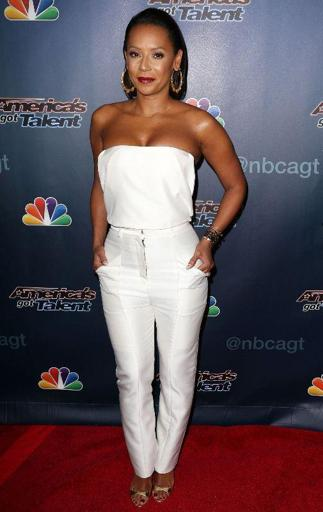
#> input picture img/img/img_00000188.jpg, 323 x 512 px
$ jupyter execute --allow-errors old_main.ipynb   (shell and % lines are left out)
#> lines starting #> are read from the running program, lines starting #| are printed output that depends on the picture; after the words box and inside, x2 and y2 are one past the last pixel; in counts of white or black regions, pixels touching at a corner belong together
[cell 1]
import numpy as np
import os
import six.moves.urllib as urllib
import sys
import tarfile
import tensorflow as tf
import zipfile

from distutils.version import StrictVersion
from collections import defaultdict
from io import StringIO
from matplotlib import pyplot as plt
from PIL import Image

# This is needed since the notebook is stored in the object_detection folder.
sys.path.append("..")
from object_detection.utils import ops as utils_ops

from object_detection.utils import label_map_util

from object_detection.utils import visualization_utils as vis_util

from tensorflow.keras.preprocessing import image
from tensorflow.keras.applications.vgg16 import VGG16, preprocess_input
from tensorflow.keras.models import Model
from pathlib import Path
from PIL import Image

# This is needed to display the images.

[cell 2]
PATH_TO_TEST_IMAGES_DIR = 'test_img'
PATH_TO_IMAGES_DIR = 'img/img'
PATH_TO_CUTED_IMAGES = 'cut_img'
FEATURES_DIR = 'features'
IMAGE_PATHS = list(map(lambda x: PATH_TO_IMAGES_DIR + '/' + x, os.listdir(PATH_TO_IMAGES_DIR)))
backup_last_index_file_name = 'backup.txt'
backup_last_index_path = PATH_TO_CUTED_IMAGES + '/' + backup_last_index_file_name
last_index = 0
print(IMAGE_PATHS[0])
print(len(IMAGE_PATHS))

[cell 3]
# What model to download.
MODEL_NAME = 'clothes_detection'


# Path to frozen detection graph. This is the actual model that is used for the object detection.
PATH_TO_FROZEN_GRAPH = MODEL_NAME + '/frozen_inference_graph.pb'

# List of the strings that is used to add correct label for each box.
PATH_TO_LABELS = 'labelmap.pbtxt'

[cell 4]
import tensorflow.compat.v1 as tf
tf.disable_v2_behavior()
#> (this line was passed over: tensorflow is not available in this run)

#> (the rest of this cell did not finish here and is left out)

#> (a cell that did not finish here is left out)

[cell 6]
def load_image_into_numpy_array(image):
  im_width, im_height = image.size
  return np.array(image.getdata()).reshape((im_height, im_width, 3)).astype(np.uint8)

[cell 7]
# For the sake of simplicity we will use only 2 images:
# image1.jpg
# image2.jpg
# If you want to test the code with your images, just add path to the images to the TEST_IMAGE_PATHS.
PATH_TO_TEST_IMAGES_DIR = 'test_img'
# TEST_IMAGE_PATHS = [ os.path.join(PATH_TO_TEST_IMAGES_DIR, 'image{}.jpg'.format(i)) for i in range(3, 6) ]
#> (the rest of this cell did not finish here and is left out)

[cell 8]
# [45 lines left out: function run_inference_for_single_image, not called in this run]

[cell 9]
# [6 lines left out: function box2cords, not called in this run]

[cell 10]
for image_path in IMAGE_PATHS[2:]:
    print(image_path)
    image = Image.open(image_path)
    # the array based representation of the image will be used later in order to prepare the
    # result image with boxes and labels on it.
    image_np = load_image_into_numpy_array(image)
    # Expand dimensions since the model expects images to have shape: [1, None, None, 3]
    image_np_expanded = np.expand_dims(image_np, axis=0)
    # Actual detection.
    output_dict = run_inference_for_single_image(image_np, detection_graph)
    # Visualization of the results of a detection.
    vis_util.visualize_boxes_and_labels_on_image_array(
      image_np,
      output_dict['detection_boxes'],
      output_dict['detection_classes'],
      output_dict['detection_scores'],
      category_index,
      instance_masks=output_dict.get('detection_masks'),
      use_normalized_coordinates=True,
      line_thickness=8)
    plt.figure(figsize=IMAGE_SIZE)
    plt.imshow(image_np)
    break

[cell 11]
import sys

import cv2
import numpy as np


def quantify_colors(img, k=32, attempts=5):
    """
    :param img: An array of N-Dimensional points with int coordinates is needed.
    :param k: int
    :param attempts: int
    """
    float_pixels = np.float32(img)
    float_pixels = float_pixels.reshape((float_pixels.shape[0] * float_pixels.shape[1], 3))
    criteria = (cv2.TERM_CRITERIA_EPS + cv2.TERM_CRITERIA_MAX_ITER, 10, 1.0)
    ret, label, center = cv2.kmeans(float_pixels, k, None, criteria, attempts, cv2.KMEANS_RANDOM_CENTERS)
    # Now convert back into uint8, and make original image
    center = np.uint8(center)
    ret = center[label.flatten()]
    ret = ret.reshape(img.shape)
    return ret


# https://www.pyimagesearch.com/2014/05/26/opencv-python-k-means-color-clustering/
# [68 lines left out: functions plot_colors, distance_sq, distance, print_progress, not called in this run]


def new_image_size(orig_width, orig_height, smallest_side_size):
    new_w = orig_width
    new_h = orig_height
    if smallest_side_size <= 0:
        return new_w, new_h

    if orig_width > orig_height:
        new_h = smallest_side_size
        new_w = round(orig_width * new_h / orig_height)
    else:
        new_w = smallest_side_size
        new_h = round(orig_height * new_w / orig_width)

    return new_w, new_h

[cell 12]
import numpy as np
import cv2
from matplotlib import pyplot as plt
def rembg(path):
    smallestSideSize = 500
    # real would be thicker because of masking process
    mainRectSize = .04
    fgSize = .15

    img = cv2.imread(path)
    img = cv2.cvtColor(img, cv2.COLOR_BGR2RGB)

    height, width = img.shape[:2]
    new_w, new_h = new_image_size(width, height, smallestSideSize)

    # resize image to lower resources usage
    # if you need masked image in original size, do not resize it
    img_small = cv2.resize(img, (new_w, new_h), interpolation=cv2.INTER_AREA)

    # quantify colors
    img_small = quantify_colors(img_small, 32, 10)

    # create mask tpl
    mask = np.zeros(img_small.shape[:2], np.uint8)

    # create BG rect
    bg_w = round(new_w * mainRectSize)
    bg_h = round(new_h * mainRectSize)
    bg_rect = (bg_w, bg_h, new_w - bg_w, new_h - bg_h)

    # create FG rect
    fg_w = round(new_w * (1 - fgSize) / 2)
    fg_h = round(new_h * (1 - fgSize) / 2)
    fg_rect = (fg_w, fg_h, new_w - fg_w, new_h - fg_h)

    # color: 0 - bg, 1 - fg, 2 - probable bg, 3 - probable fg
    cv2.rectangle(mask, fg_rect[:2], fg_rect[2:4], color=cv2.GC_FGD, thickness=-1)

    mask_preset = mask.copy()

    bgdModel1 = np.zeros((1, 65), np.float64)
    fgdModel1 = np.zeros((1, 65), np.float64)

    cv2.grabCut(img_small, mask, bg_rect, bgdModel1, fgdModel1, 3, cv2.GC_INIT_WITH_RECT)
    mask_rect = mask.copy()

    cv2.rectangle(mask, bg_rect[:2], bg_rect[2:4], color=cv2.GC_PR_BGD, thickness=bg_w * 3)
    cv2.grabCut(img_small, mask, bg_rect, bgdModel1, fgdModel1, 10, cv2.GC_INIT_WITH_MASK)
    mask_mask = mask.copy()

    # mask to remove background
    mask_result = np.where((mask == 1) + (mask == 3), 255, 0).astype('uint8')

    # if we are removing too much, assume there is no background
    unique, counts = np.unique(mask_result, return_counts=True)
    mask_dict = dict(zip(unique, counts))

    if mask_dict[0] > mask_dict[255] * 1.6:
        mask_result = np.where((mask == 0) + (mask != 1) + (mask != 3), 255, 0).astype('uint8')

    # apply mask to image
    masked = cv2.bitwise_and(img_small, img_small, mask=mask_result)
    masked[mask_result < 2] = [255, 255, 255]  # change black bg to blue

    # draw rect on original image
    cv2.rectangle(img_small, bg_rect[:2], bg_rect[2:4], (255, 0, 0), 2)
    cv2.rectangle(img_small, fg_rect[:2], fg_rect[2:4], (0, 255, 0), 2, cv2.FILLED)

    plt.subplot(2, 3, 1), plt.imshow(img_small), plt.title("Orig img with preset")
    plt.subplot(2, 3, 2), plt.imshow(mask_result), plt.title("Final Mask")
    plt.subplot(2, 3, 3), plt.imshow(masked), plt.title("Result")
    plt.subplot(2, 3, 4), plt.imshow(mask_preset), plt.title("Mask preset FG")
    plt.subplot(2, 3, 5), plt.imshow(mask_rect), plt.title("GC_INIT_WITH_RECT")
    plt.subplot(2, 3, 6), plt.imshow(mask_mask), plt.title("GC_INIT_WITH_MASK")

#     plt.show()

    return masked

[cell 13]
# %matplotlib inline
# image_path = r"D:\Documents\Programming\ML\IT-Planet_OCR\Part3\test_img\img_00000001.jpg"
# image = load_image_into_numpy_array(Image.open(image_path))
# # the array based representation of the image will be used later in order to prepare the
# # result image with boxes and labels on it.
# image_np = rembg(image_path)

# cv2.resize(image, (image_np.shape[0], image_np.shape[1]), interpolation = cv2.INTER_AREA)

# # Expand dimensions since the model expects images to have shape: [1, None, None, 3]
# image_np_expanded = np.expand_dims(image_np, axis=0)
# # Actual detection.
# output_dict = run_inference_for_single_image(image_np, detection_graph)
# # Visualization of the results of a detection.
# vis_util.visualize_boxes_and_labels_on_image_array(
#   image,
#   output_dict['detection_boxes'],
#   output_dict['detection_classes'],
#   output_dict['detection_scores'],
#   category_index,
#   instance_masks=output_dict.get('detection_masks'),
#   use_normalized_coordinates=True,
#   line_thickness=8)
# plt.figure(figsize=IMAGE_SIZE)
# plt.imshow(image)
# print(output_dict['detection_boxes'])

#> (a cell that did not finish here is left out)

[cell 15]
img_path = 'img/img/img_00000188.jpg'
image = load_image_into_numpy_array(Image.open(img_path))
#> in load_image_into_numpy_array, `im_width, im_height = image.size`: im_width = 323; im_height = 512
#> in load_image_into_numpy_array, returned value is the input picture: shape (512, 323, 3); mean B, G, R 100.8, 84.8, 91.9
image = cv2.cvtColor(image, cv2.COLOR_BGR2RGB)
image_rembg = rembg(img_path)
#> in quantify_colors, `ret, label, center = cv2.kmeans(float_pixels, k, None, criteria, attem..`: ret = 60398043.1; center = 32 rows, first 8: [142, 126.9, 126.7], [111.9, 122.2, 146.3], [45.24, 56.76, 73.49], [81.51, 44.84, 33.43], [102, 109.5, 125.9], [91.95, 3.43, 7.71], [16.52, 22.13, 35.5], [218.6, 215.6, 212.5]
#> in quantify_colors, `center = np.uint8(center)`: center = 32 rows, first 8: [142, 126, 126], [111, 122, 146], [45, 56, 73], [81, 44, 33], [102, 109, 125], [91, 3, 7], [16, 22, 35], [218, 215, 212]
#> in quantify_colors, `ret = ret.reshape(img.shape)`:
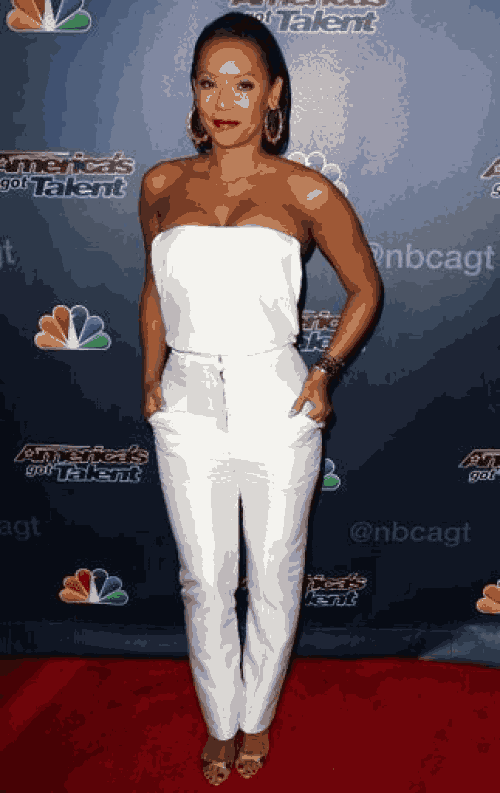
#> ret: shape (793, 500, 3); mean R, G, B 100.3, 84.3, 91.4
#> in rembg, `cv2.rectangle(mask, fg_rect[:2], fg_rect[2:4], color=cv2.GC_FGD, thick..`:
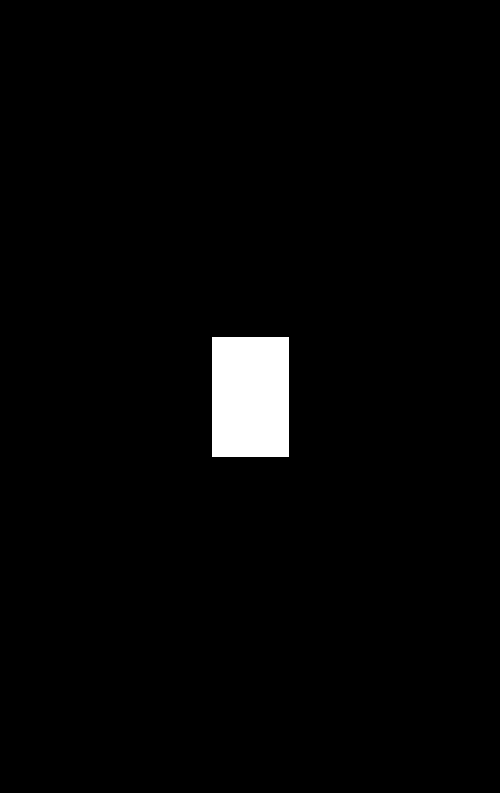
#> mask: shape (793, 500); values 0 (black) and 1 (white), 2.3% white; 1 white region, box (x1, y1, x2, y2) and area: (212, 337, 289, 457) 9240
#> in rembg, `cv2.rectangle(mask, bg_rect[:2], bg_rect[2:4], color=cv2.GC_PR_BGD, th..`:
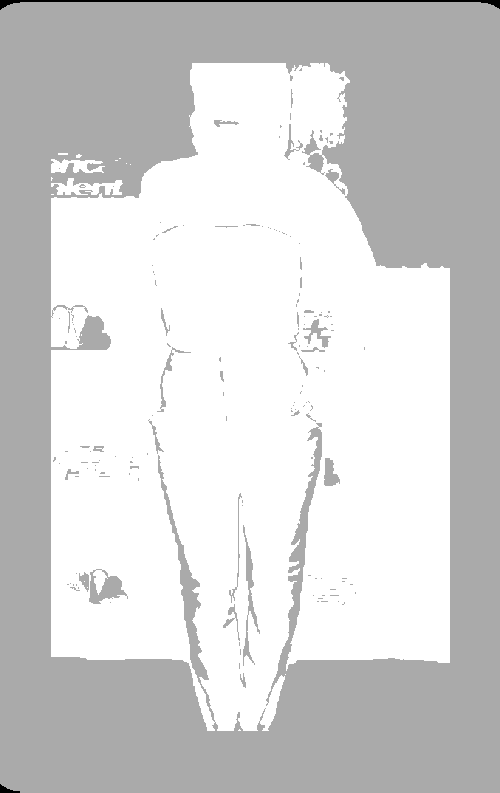
#> mask: shape (793, 500); min 0, max 3, mean 2.49; drawn with min black and max white
#> in rembg, `unique, counts = np.unique(mask_result, return_counts=True)`:
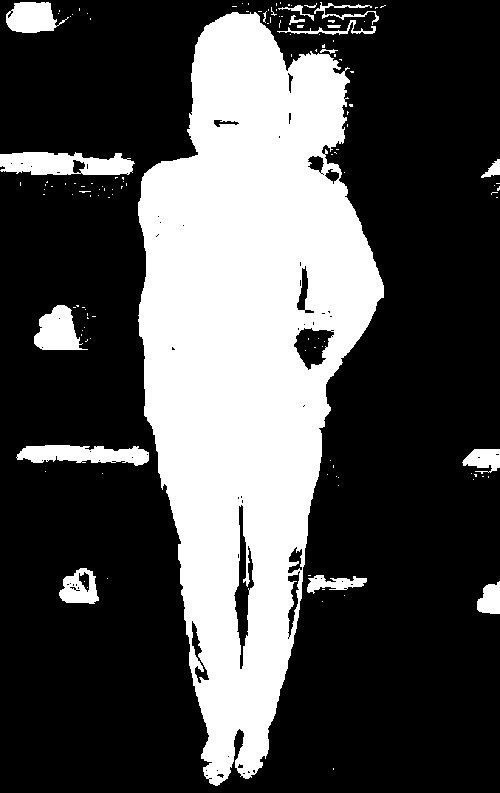
#> mask_result: shape (793, 500); 30.7% white; 132 white regions (114 under 20 px), largest, box (x1, y1, x2, y2) and area: (138, 12, 384, 786) 110233, (0, 152, 135, 175) 2410, (16, 445, 149, 466) 1902
#> in rembg, `cv2.rectangle(img_small, fg_rect[:2], fg_rect[2:4], (0, 255, 0), 2, cv..`:
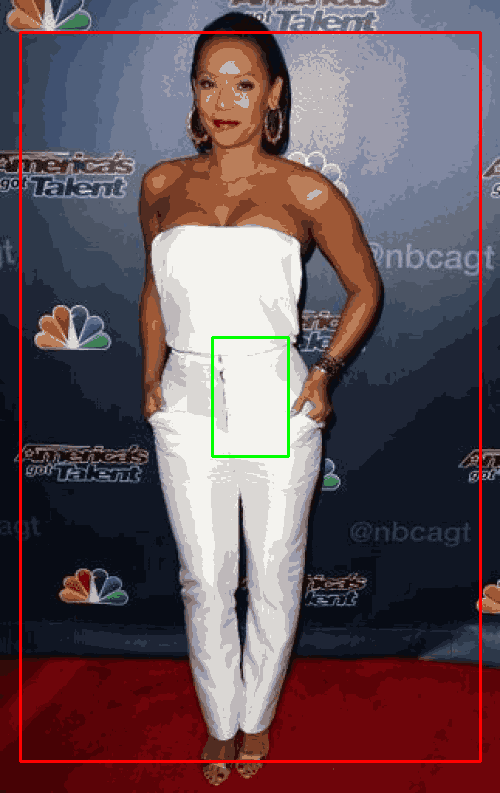
#> img_small: shape (793, 500, 3); mean R, G, B 102.8, 83.4, 89.5
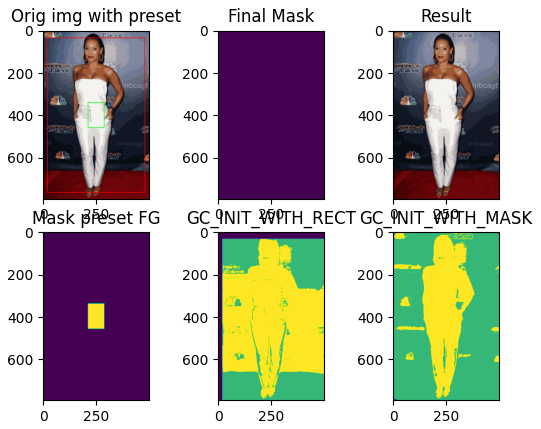
#> figure drawn by matplotlib, 6 panels

# Визуальный поиск

[cell 16]
# Import the libraries
class FeatureExtractor:
    def __init__(self):
        # Use VGG-16 as the architecture and ImageNet for the weight
        base_model = VGG16(weights='imagenet')
        # Customize the model to return features from fully-connected layer
        self.model = Model(inputs=base_model.input, outputs=base_model.get_layer('fc1').output)
    # [12 lines left out: function extract, not called in this run]
# Iterate through images (Change the path based on your image location)

[cell 17]
# [4 lines of commented-out code are left out]
cut_dirs_classes = os.listdir(PATH_TO_CUTED_IMAGES)
#> (the rest of this cell did not finish here and is left out)

[cell 18]
# [11 lines of commented-out code are left out]

[cell 19]
# Import the libraries
import matplotlib.pyplot as plt
import numpy as np
# Insert the image query
features = []
# img_paths = TEST_IMAGE_PATHS

#> (the rest of this cell did not finish here and is left out)

[cell 20]
# [20 lines of commented-out code are left out]

[cell 21]
# [12 lines left out: function get_cut_img_paths, not called in this run]

[cell 22]
def find_class_and_cut_img(img_path):
    image = load_image_into_numpy_array(Image.open(image_path))
    image = cv2.cvtColor(image, cv2.COLOR_BGR2RGB)
    image_rembg = rembg(img_path)
    cv2.resize(image, (image_rembg.shape[0], image_rembg.shape[1]), interpolation = cv2.INTER_AREA)
    image_rembg_expanded = np.expand_dims(image_rembg, axis=0)
    output_dict = run_inference_for_single_image(image_rembg, detection_graph)
    index_of_max_score = np.where(output_dict['detection_scores'] == max(output_dict['detection_scores']))
    class_path = category_index[output_dict['detection_classes'][index_of_max_score][0]]['name']

    box_with_max_score = output_dict['detection_boxes'][index_of_max_score][0]
#     print('box_with_max_score', box_with_max_score)
    ymin, xmin, ymax, xmax = box2cords(box_with_max_score, image.shape[1], image.shape[0])
    image_cutted = image[ymin:ymax, xmin:xmax]

    return class_path, image_cutted

[cell 23]
# [22 lines left out: function find_similar_img, not called in this run]

#> (a cell that did not finish here is left out)

[cell 25]
image_path = r"img/img/img_00000018.jpg"
img = Image.open(image_path)
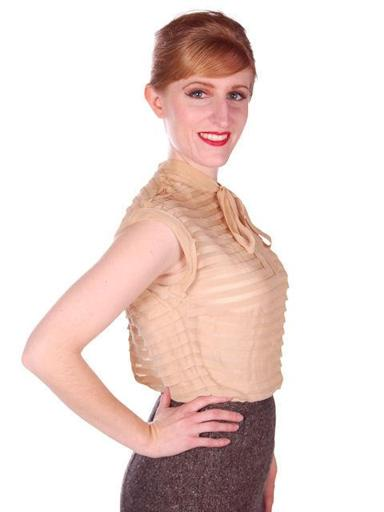
#> input picture img/img/img_00000018.jpg, 384 x 512 px
#> img is the input picture: PIL image 384x512 RGB; mean R, G, B 234.7, 217.5, 212.9
img_class, cutted_img_arr = find_class_and_cut_img(image_path)
cut_img_paths = get_cut_img_paths(PATH_TO_CUTED_IMAGES)
cutted_img = Image.fromarray(np.uint8(cutted_img_arr)).convert('RGB')
find_similar_img(cutted_img, img_class, cut_img_paths, 9)
